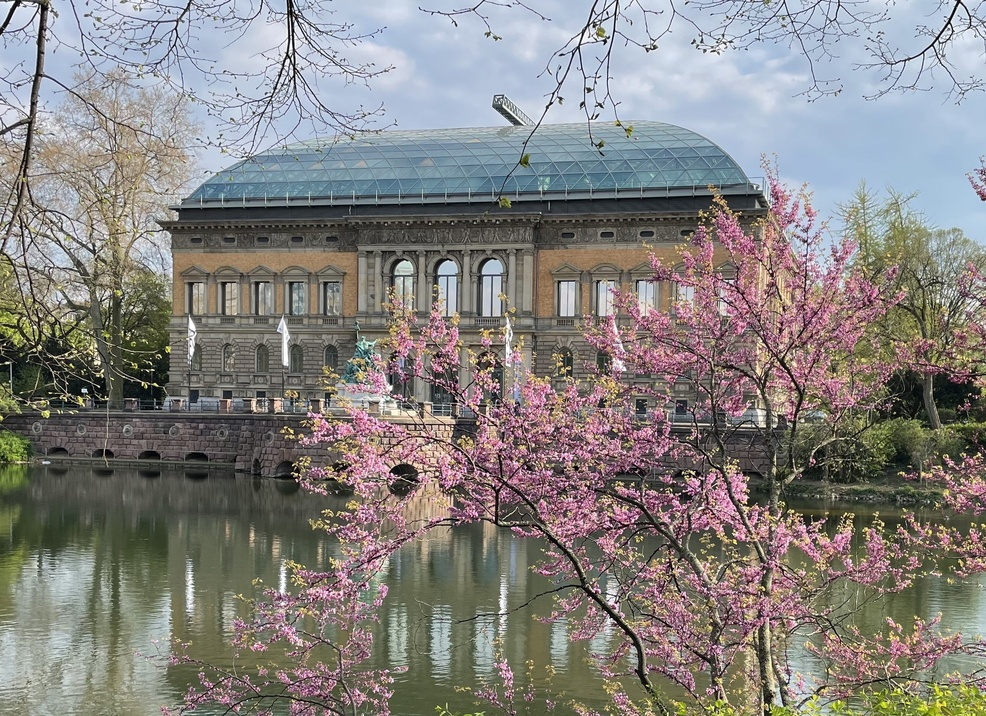
#> input picture kunstsammlung.jpg, 986 x 716 px, shrunk from 2574 x 1870 before the run
$ python -i shock.py   (imports and definitions only)
#> lines starting #> are read from the running program, lines starting #| are printed output that depends on the picture
#!/usr/bin/env python
__authors__ = ["Tobias Uelwer", "Thomas Germer"]
__date__ = "2022/06/27"
__license__ = "BSD-2-Clause license"

import scipy
import scipy.ndimage
import numpy as np


def laplacian(img):
    """
    Calculates the Laplace-filtered image.

    Parameters
    ----------
    img: numpy.ndarray
        Grayscale image with shape (h, w)

    Returns
    -------
    img: numpy.ndarray
        Filtered image
    """
    f = 0.25 * np.array([[0, 1, 0], [1, -4, 1], [0, 1, 0]])
    return scipy.ndimage.convolve(img, f)


def gradient_norm(x):
    """
    Calculates the norm of the gradient at each pixel.

    Parameters
    ----------
    img: numpy.ndarray
        Grayscale image with shape (h, w)

    Returns
    -------
    img: numpy.ndarray
        Gradient image
    """
    assert (
        len(x.shape) == 2
    ), "To many color-channels. Image must be grayscale with shape (h, w)."
    gx, gy = np.gradient(x)
    grad = np.hypot(gx, gy)  # same as: np.sqrt(np.sum(gx**2+gy**2))
    return grad


def blur(x, sigma=0.5):
    """
    Applies a Gaussian blur to the input image

    Parameters
    ----------
    img: numpy.ndarray
        Grayscale image with shape (h, w) or color image with shape (h, w, 3)
    sigma: float
        Standard deviation. Larger values correspond to stronger blur. Defaults to 0.5.

    Returns
    -------
    img: numpy.ndarray
        Blurred image
    """
    assert (
        len(x.shape) == 2 or (len(x.shape) == 3 and x.shape[2] == 3)
    ), "Invalid input. Input must be grayscale image with shape (h, w) or color image with shape (h, w, 3)."
    if len(x.shape) == 2:
        return scipy.ndimage.gaussian_filter(x, sigma)
    if len(x.shape) == 3 and x.shape[2] == 3:
        return scipy.ndimage.gaussian_filter(x, (sigma, sigma, 0))


def shock(img, steps=20, step_size=0.25, sigma=0.5):
    """
    Shock filter [1] for grayscale images.

    Parameters
    ----------
    img: numpy.ndarray
        Grayscale image with shape (h, w)
    steps: int
        Number of iterations to apply. Usually, a small number
        of iterations is sufficient.
    step_size: float
        Step size. Should be larger than zero.
    sigma: float
        Standard deviation of the intermediate Gaussian blur. Defaults to 0.5.

    Returns
    -------
    img: numpy.ndarray
        Filtered image having the same shape as the input image.

    References
    ----------
    [1] Osher, Stanley, and Leonid I. Rudin. "Feature-oriented image enhancement using shock filters."
    SIAM Journal on numerical analysis 27.4 (1990): 919-940.
    """
    img = img.copy()
    for i in range(steps):
        img = blur(img, sigma=0.5)
        lap = laplacian(img)
        grad = gradient_norm(img)
        img -= step_size * np.sign(lap) * grad
    return img


def chromatic_shock(img, steps=30, step_size=0.25, sigma=0.5):
    """
    Shock filter for color images. Based on [1]. Note, that this implementation uses
    the laplacian (similar to the original shock filter) instead of the second derivative
    in the direction of the gradient.

    Parameters
    ----------
    img: numpy.ndarray
        Grayscale image with shape (h, w, 3)
    steps: int
        Number of iterations to apply. Usually, a small number
        of iterations is sufficient.
    step_size: float
        Step size. Should be larger than zero.
    sigma: float
        Standard deviation of the intermediate Gaussian blur. Defaults to 0.5.

    Returns
    -------
    img: numpy.ndarray
        Filtered image having the same shape as the input image.

    References
    [1] Schuler, Christian J., et al. "Blind correction of optical aberrations."
    European Conference on Computer Vision. Springer, Berlin, Heidelberg, 2012.
    """
    img = img.transpose(2, 0, 1)
    for i in range(steps):
        for channel in img:
            channel[...] = blur(channel, sigma)
        z = img.mean(axis=0)
        s = np.sign(laplacian(z))
        for channel in img:
            grad = gradient_norm(channel)
            channel -= step_size * s * grad
    return img.transpose(1, 2, 0)

>>> import cv2
>>> picture = cv2.imread('kunstsammlung.jpg', cv2.IMREAD_GRAYSCALE)
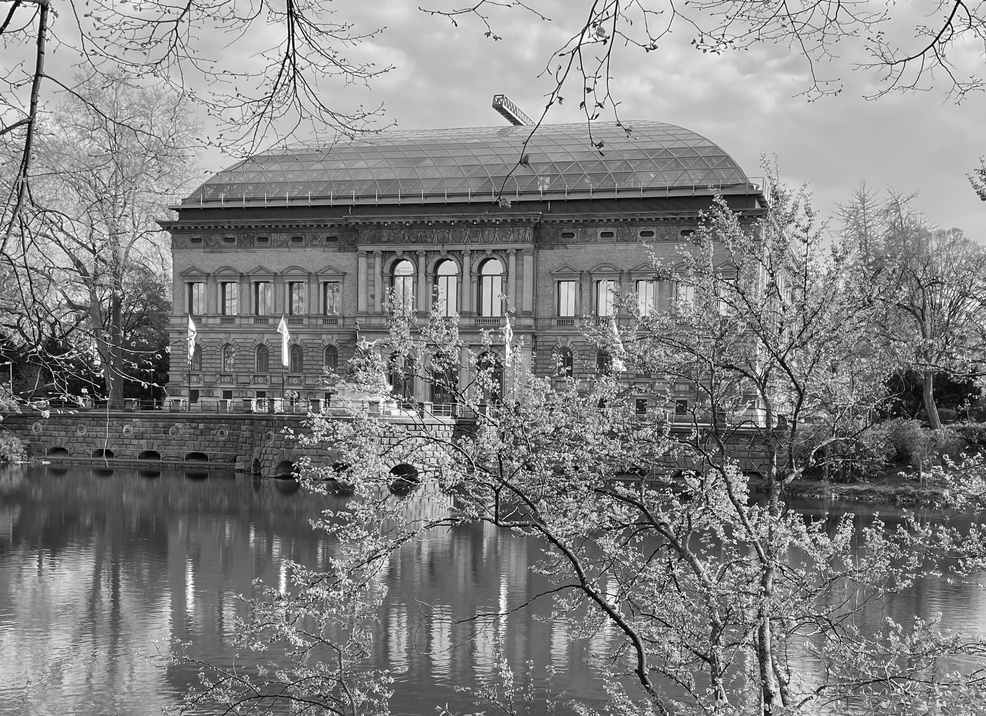
#> picture: shape (716, 986); min 0, max 255, mean 131
>>> result = shock(picture)
#> the loop in shock, `for i in range(steps):` made 1 pass
#> pass 1, in shock, `lap = laplacian(img)`:
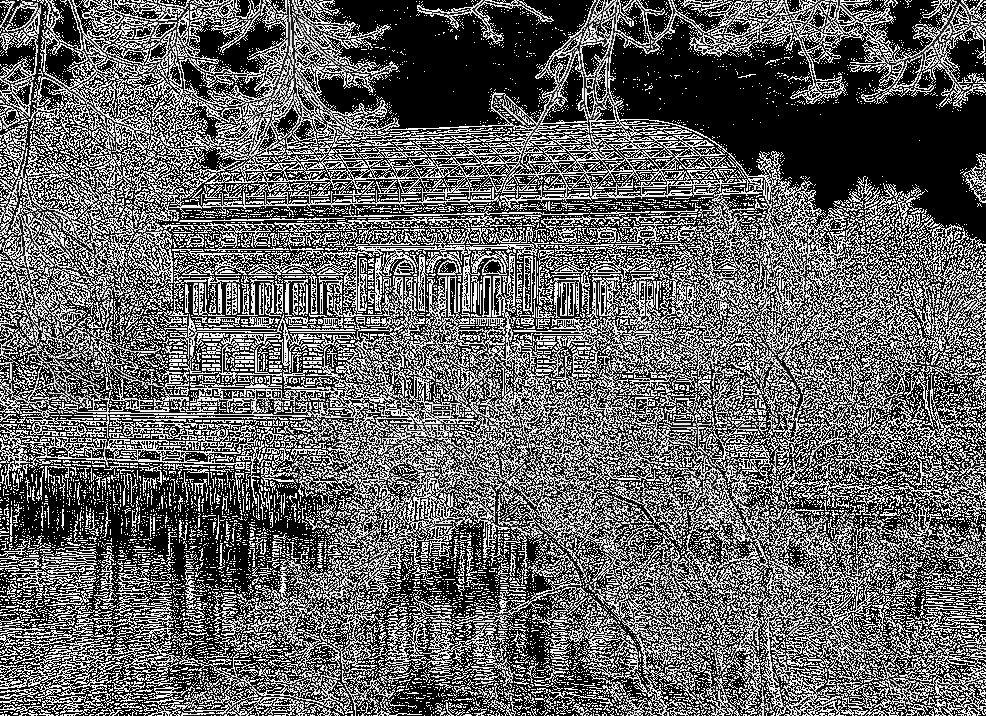
#> lap: shape (716, 986); min 0, max 255, mean 99.7
#> pass 1, in gradient_norm, `gx, gy = np.gradient(x)`:
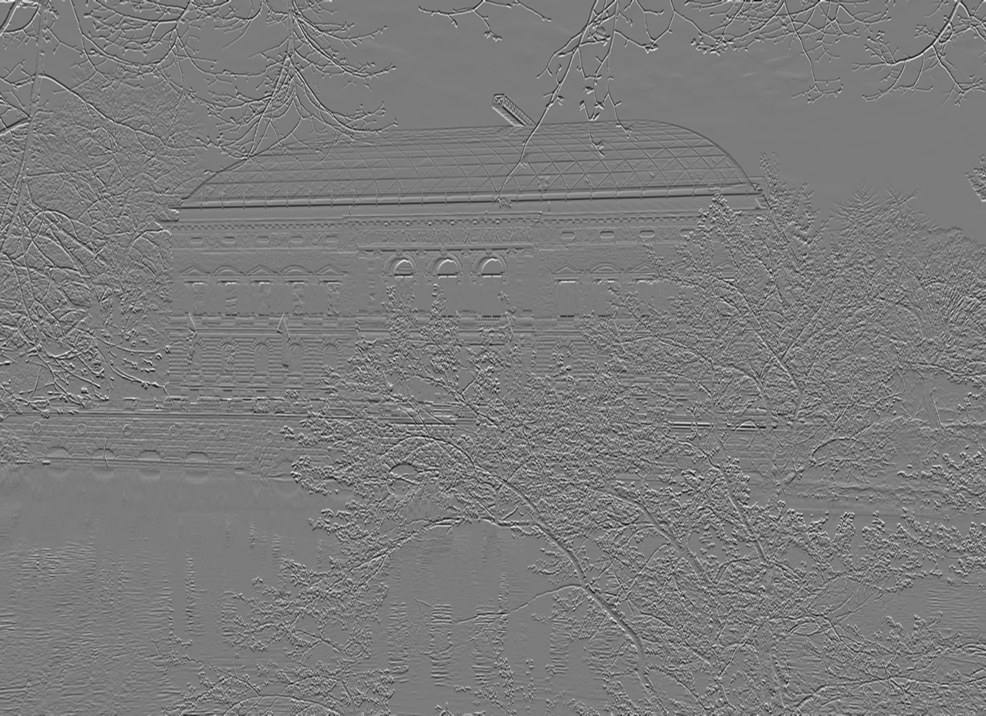
#> gx: shape (716, 986) float64; min -113, max 119, mean -0.1; drawn with min black and max white
#> pass 1, in gradient_norm, `gx, gy = np.gradient(x)`:
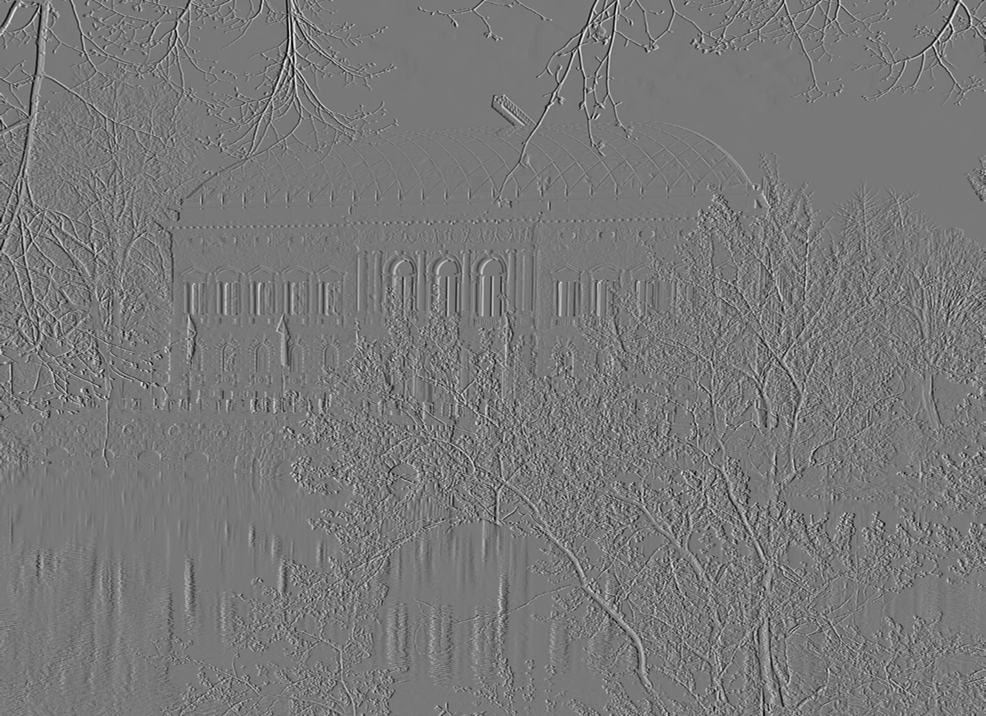
#> gy: shape (716, 986) float64; min -106, max 118, mean 0; drawn with min black and max white
#> (the run stopped early here; a loop or call above may not have finished)
